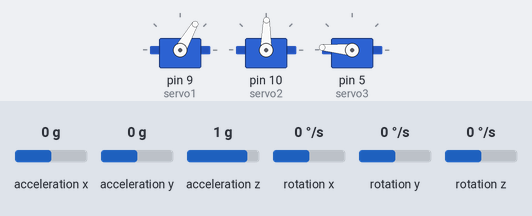
The sketch below on a simulated Arduino Uno, built with avr-gcc and run on an emulated ATmega328P. On the bench: 3 × servo. The test bench sets the inputs (shaded band); at power-on: acceleration x 0 g, acceleration y 0 g, acceleration z 1 g, rotation x 0 °/s, rotation y 0 °/s, rotation z 0 °/s. What the sketch prints to the serial monitor is not drawn.

Above: at 1.2 s.
1.3 s: acceleration x set to -1.4 g
At 1.6 s:
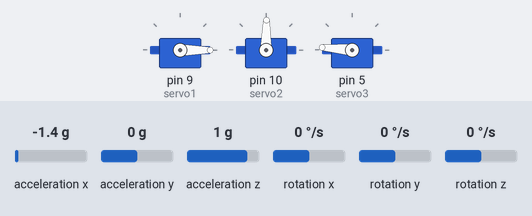
2.8 s: acceleration y set to -1.4 g
At 3.2 s:
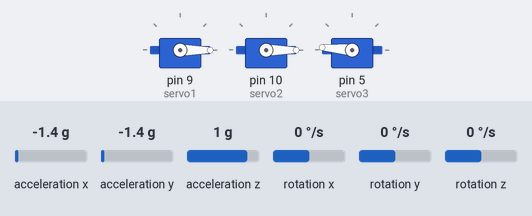
4.3 s: acceleration z set to -1.4 g
At 4.9 s:
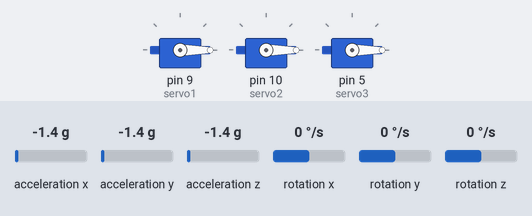
5.8 s: acceleration x set to 0 g
At 6.6 s:
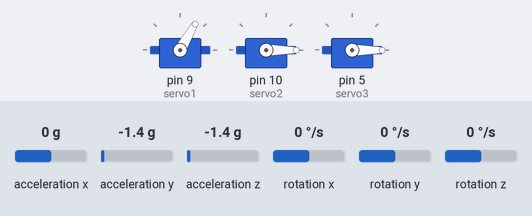
7.3 s: acceleration y set to -0.8 g
At 8.5 s:
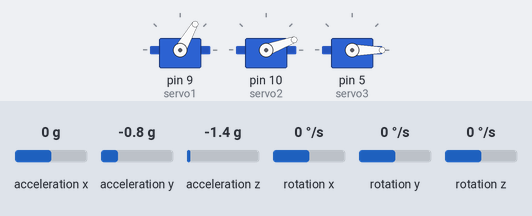
8.8 s: acceleration z set to -0.8 g
At 9.1 s:
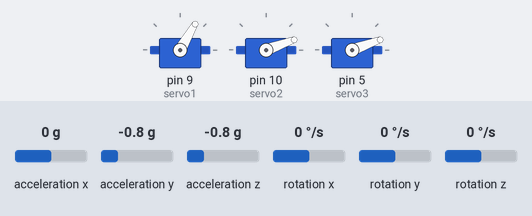
Timing chart, 0 to 11.3 s (numbered marks = the images above; inputs shaded):
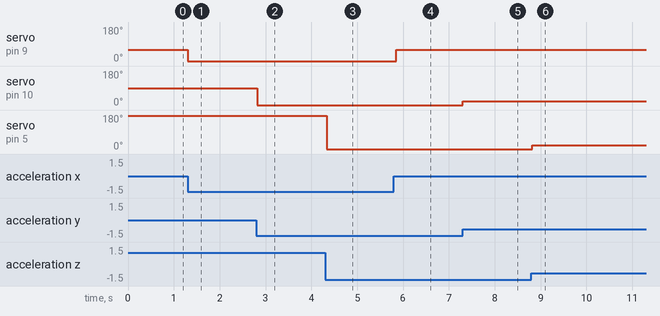

Measured:
- after the input at 1.3 s, servo on pin 9 (servo1): 60° → 0° at once
- after the input at 2.8 s, servo on pin 10 (servo2): 89° → 0° at once
- after the input at 4.3 s, servo on pin 5 (servo3): 175° → 0° at once
- after the input at 5.8 s, servo on pin 9 (servo1): 0° → 60° after 0.05 s
- after the input at 7.3 s, servo on pin 10 (servo2): 0° → 20° at once
- after the input at 8.8 s, servo on pin 5 (servo3): 0° → 20° at once

The sketch:

mpu_AND_servo.ino
```cpp
#include "Wire.h"

#include "MPU6050.h"
#include "Servo.h"

MPU6050 mpu;
int16_t ax, ay, az;
int16_t gx, gy, gz;
Servo servo1;
Servo servo2;
Servo servo3;


int val1;
int val2;
int val3;

int prevVal1;
int prevVal2;
int prevVal3;

void setup()
{
  Wire.begin();
Serial.begin(38400);
Serial.println("Initialize MPU");
mpu.initialize();
Serial.println(mpu.testConnection() ? "Connected" : "Connection failed");
servo1.attach(9);
servo2.attach(10);
servo3.attach(5);

}

void loop()
{
mpu.getMotion6(&ax, &ay, &az, &gx, &gy, &gz);
val1 = map(ax, -17000, 17000, 0, 120);
if (val1 != prevVal1)
{
servo1.write(val1);
prevVal1 = val1;
}
val2 = map(ay, -17000, 17000, 0, 179);
if (val2 != prevVal2)
{
servo2.write(val2);
prevVal2 = val2;
}


val3 = map(az, -17000, 17000, 0, 179);
if (val3 != prevVal3)
{
servo3.write(val3);
prevVal3 = val3;
}

delay(50);


}
```
